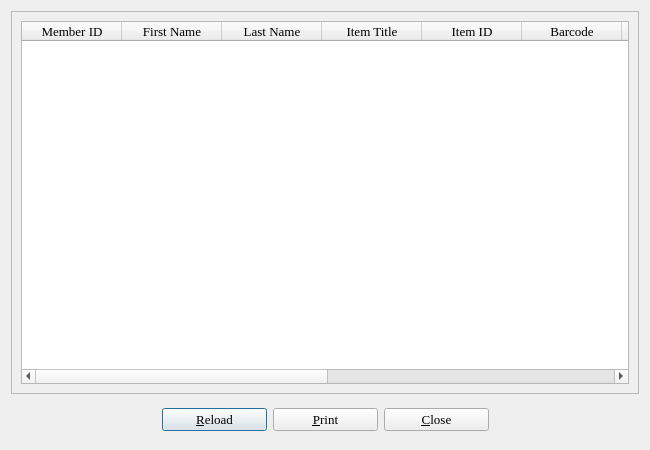
<ui version="4.0" >
 <class>historyDialog</class>
 <widget class="QDialog" name="historyDialog" >
  <property name="geometry" >
   <rect>
    <x>0</x>
    <y>0</y>
    <width>650</width>
    <height>450</height>
   </rect>
  </property>
  <property name="minimumSize" >
   <size>
    <width>650</width>
    <height>450</height>
   </size>
  </property>
  <property name="maximumSize" >
   <size>
    <width>16777215</width>
    <height>16777215</height>
   </size>
  </property>
  <property name="font" >
   <font>
    <family>Times</family>
    <pointsize>10</pointsize>
   </font>
  </property>
  <property name="windowTitle" >
   <string>BiblioteQ: Member's Reservation History</string>
  </property>
  <property name="sizeGripEnabled" >
   <bool>false</bool>
  </property>
  <layout class="QVBoxLayout" >
   <item>
    <widget class="QFrame" name="frame" >
     <property name="frameShape" >
      <enum>QFrame::StyledPanel</enum>
     </property>
     <property name="frameShadow" >
      <enum>QFrame::Raised</enum>
     </property>
     <layout class="QVBoxLayout" >
      <item>
       <widget class="QTableWidget" name="table" >
        <property name="focusPolicy" >
         <enum>Qt::StrongFocus</enum>
        </property>
        <property name="editTriggers" >
         <set>QAbstractItemView::NoEditTriggers</set>
        </property>
        <property name="alternatingRowColors" >
         <bool>true</bool>
        </property>
        <property name="selectionMode" >
         <enum>QAbstractItemView::SingleSelection</enum>
        </property>
        <property name="selectionBehavior" >
         <enum>QAbstractItemView::SelectRows</enum>
        </property>
        <property name="verticalScrollMode" >
         <enum>QAbstractItemView::ScrollPerItem</enum>
        </property>
        <property name="horizontalScrollMode" >
         <enum>QAbstractItemView::ScrollPerPixel</enum>
        </property>
        <property name="sortingEnabled" >
         <bool>true</bool>
        </property>
        <property name="cornerButtonEnabled" >
         <bool>false</bool>
        </property>
        <column>
         <property name="text" >
          <string>Member ID</string>
         </property>
        </column>
        <column>
         <property name="text" >
          <string>First Name</string>
         </property>
        </column>
        <column>
         <property name="text" >
          <string>Last Name</string>
         </property>
        </column>
        <column>
         <property name="text" >
          <string>Item Title</string>
         </property>
        </column>
        <column>
         <property name="text" >
          <string>Item ID</string>
         </property>
        </column>
        <column>
         <property name="text" >
          <string>Barcode</string>
         </property>
        </column>
        <column>
         <property name="text" >
          <string>Item Type</string>
         </property>
        </column>
        <column>
         <property name="text" >
          <string>Reservation Date</string>
         </property>
        </column>
        <column>
         <property name="text" >
          <string>Due Date</string>
         </property>
        </column>
        <column>
         <property name="text" >
          <string>Returned Date</string>
         </property>
        </column>
        <column>
         <property name="text" >
          <string>Lender</string>
         </property>
        </column>
        <column>
         <property name="text" >
          <string>OID</string>
         </property>
        </column>
       </widget>
      </item>
     </layout>
    </widget>
   </item>
   <item>
    <layout class="QHBoxLayout" >
     <item>
      <widget class="QToolButton" name="prevTool" >
       <property name="toolTip" >
        <string>Previous Member</string>
       </property>
       <property name="icon" >
        <iconset>icons.d/32x32/previous.png</iconset>
       </property>
       <property name="iconSize" >
        <size>
         <width>32</width>
         <height>32</height>
        </size>
       </property>
       <property name="autoRaise" >
        <bool>true</bool>
       </property>
      </widget>
     </item>
     <item>
      <spacer>
       <property name="orientation" >
        <enum>Qt::Horizontal</enum>
       </property>
       <property name="sizeHint" >
        <size>
         <width>51</width>
         <height>26</height>
        </size>
       </property>
      </spacer>
     </item>
     <item>
      <widget class="QPushButton" name="reloadButton" >
       <property name="minimumSize" >
        <size>
         <width>105</width>
         <height>0</height>
        </size>
       </property>
       <property name="text" >
        <string>&amp;Reload</string>
       </property>
       <property name="icon" >
        <iconset>icons.d/16x16/reload.png</iconset>
       </property>
      </widget>
     </item>
     <item>
      <widget class="QPushButton" name="printButton" >
       <property name="minimumSize" >
        <size>
         <width>105</width>
         <height>0</height>
        </size>
       </property>
       <property name="font" >
        <font>
         <family>Times</family>
         <pointsize>10</pointsize>
        </font>
       </property>
       <property name="text" >
        <string>&amp;Print</string>
       </property>
       <property name="icon" >
        <iconset>icons.d/16x16/fileprint.png</iconset>
       </property>
      </widget>
     </item>
     <item>
      <widget class="QPushButton" name="cancelButton" >
       <property name="minimumSize" >
        <size>
         <width>105</width>
         <height>0</height>
        </size>
       </property>
       <property name="font" >
        <font>
         <family>Times</family>
         <pointsize>10</pointsize>
        </font>
       </property>
       <property name="text" >
        <string>&amp;Close</string>
       </property>
       <property name="icon" >
        <iconset>icons.d/16x16/cancel.png</iconset>
       </property>
      </widget>
     </item>
     <item>
      <spacer>
       <property name="orientation" >
        <enum>Qt::Horizontal</enum>
       </property>
       <property name="sizeHint" >
        <size>
         <width>21</width>
         <height>26</height>
        </size>
       </property>
      </spacer>
     </item>
     <item>
      <widget class="QToolButton" name="nextTool" >
       <property name="toolTip" >
        <string>Next Member</string>
       </property>
       <property name="icon" >
        <iconset>icons.d/32x32/next.png</iconset>
       </property>
       <property name="iconSize" >
        <size>
         <width>32</width>
         <height>32</height>
        </size>
       </property>
       <property name="autoRaise" >
        <bool>true</bool>
       </property>
      </widget>
     </item>
    </layout>
   </item>
  </layout>
 </widget>
 <tabstops>
  <tabstop>table</tabstop>
  <tabstop>prevTool</tabstop>
  <tabstop>reloadButton</tabstop>
  <tabstop>printButton</tabstop>
  <tabstop>cancelButton</tabstop>
  <tabstop>nextTool</tabstop>
 </tabstops>
 <resources/>
 <connections>
  <connection>
   <sender>cancelButton</sender>
   <signal>clicked()</signal>
   <receiver>historyDialog</receiver>
   <slot>hide()</slot>
   <hints>
    <hint type="sourcelabel" >
     <x>577</x>
     <y>276</y>
    </hint>
    <hint type="destinationlabel" >
     <x>522</x>
     <y>149</y>
    </hint>
   </hints>
  </connection>
 </connections>
</ui>
